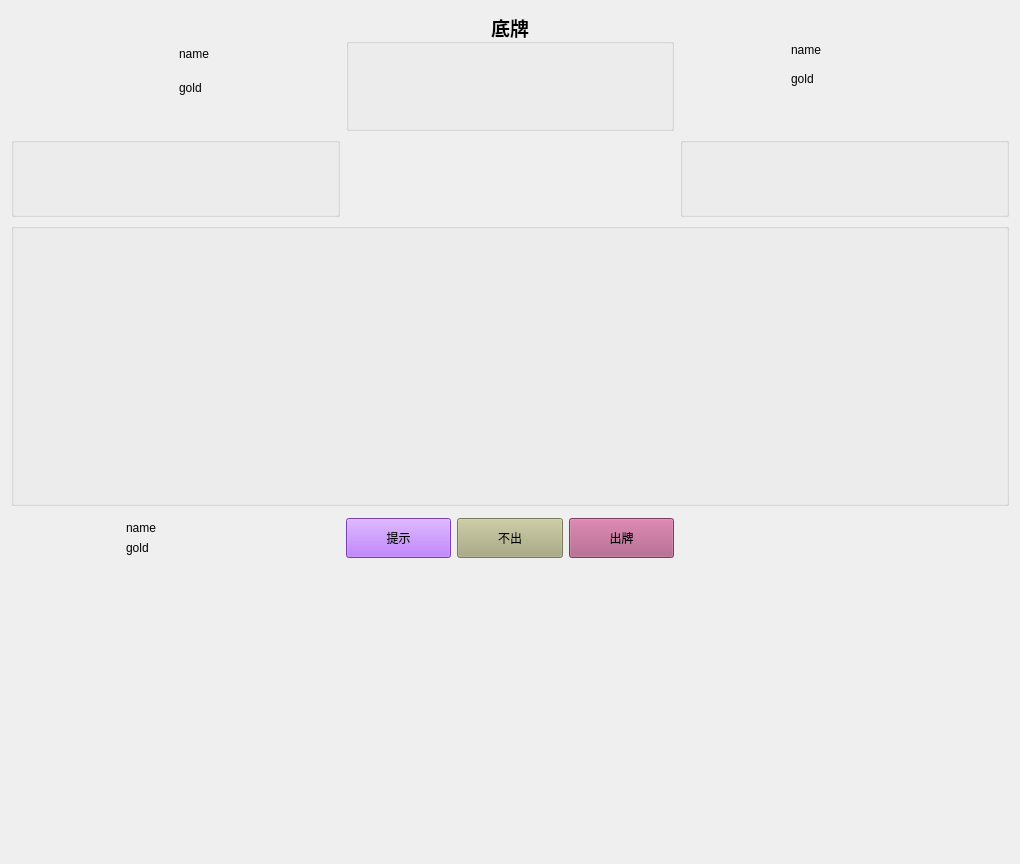
<?xml version="1.0" encoding="UTF-8"?>
<ui version="4.0">
 <class>LandlordUI</class>
 <widget class="QWidget" name="LandlordUI">
  <property name="geometry">
   <rect>
    <x>0</x>
    <y>0</y>
    <width>1020</width>
    <height>864</height>
   </rect>
  </property>
  <property name="windowTitle">
   <string>Form</string>
  </property>
  <property name="styleSheet">
   <string notr="true">#LandlordUI {
border-image: url(:/img/landlord/beijing.png);
}</string>
  </property>
  <layout class="QGridLayout" name="gridLayout_6">
   <item row="0" column="0">
    <widget class="QWidget" name="horizontalWidget_2" native="true">
     <property name="maximumSize">
      <size>
       <width>16777215</width>
       <height>80</height>
      </size>
     </property>
     <property name="styleSheet">
      <string notr="true"/>
     </property>
     <layout class="QGridLayout" name="gridLayout">
      <item row="0" column="0" rowspan="2">
       <widget class="QLabel" name="label_head_2">
        <property name="styleSheet">
         <string notr="true"/>
        </property>
        <property name="text">
         <string/>
        </property>
        <property name="pixmap">
         <pixmap resource="../../src/element.qrc">:/img/poker_b/b_bigtag_4.png</pixmap>
        </property>
        <property name="scaledContents">
         <bool>true</bool>
        </property>
       </widget>
      </item>
      <item row="0" column="1">
       <widget class="QLabel" name="label_name_2">
        <property name="minimumSize">
         <size>
          <width>80</width>
          <height>0</height>
         </size>
        </property>
        <property name="text">
         <string>name</string>
        </property>
       </widget>
      </item>
      <item row="1" column="1">
       <widget class="QLabel" name="label_gold_2">
        <property name="text">
         <string>gold</string>
        </property>
       </widget>
      </item>
     </layout>
    </widget>
   </item>
   <item row="0" column="1">
    <widget class="QGroupBox" name="groupBox_bottom">
     <property name="minimumSize">
      <size>
       <width>0</width>
       <height>120</height>
      </size>
     </property>
     <property name="font">
      <font>
       <family>Source Code Pro</family>
       <pointsize>14</pointsize>
       <weight>75</weight>
       <bold>true</bold>
      </font>
     </property>
     <property name="title">
      <string>底牌</string>
     </property>
     <property name="alignment">
      <set>Qt::AlignCenter</set>
     </property>
     <layout class="QGridLayout" name="gridLayout_3">
      <item row="0" column="0">
       <widget class="UIHandCard" name="handCards_bottom" native="true"/>
      </item>
     </layout>
    </widget>
   </item>
   <item row="0" column="2">
    <widget class="QWidget" name="horizontalWidget_3" native="true">
     <property name="maximumSize">
      <size>
       <width>16777215</width>
       <height>80</height>
      </size>
     </property>
     <property name="styleSheet">
      <string notr="true"/>
     </property>
     <widget class="QLabel" name="label_head_3">
      <property name="geometry">
       <rect>
        <x>9</x>
        <y>9</y>
        <width>81</width>
        <height>71</height>
       </rect>
      </property>
      <property name="styleSheet">
       <string notr="true"/>
      </property>
      <property name="text">
       <string/>
      </property>
      <property name="pixmap">
       <pixmap resource="../../src/element.qrc">:/img/poker_b/b_bigtag_4.png</pixmap>
      </property>
      <property name="scaledContents">
       <bool>true</bool>
      </property>
     </widget>
     <widget class="QLabel" name="label_name_3">
      <property name="geometry">
       <rect>
        <x>111</x>
        <y>11</y>
        <width>80</width>
        <height>16</height>
       </rect>
      </property>
      <property name="minimumSize">
       <size>
        <width>80</width>
        <height>0</height>
       </size>
      </property>
      <property name="text">
       <string>name</string>
      </property>
     </widget>
     <widget class="QLabel" name="label_gold_3">
      <property name="geometry">
       <rect>
        <x>111</x>
        <y>40</y>
        <width>24</width>
        <height>16</height>
       </rect>
      </property>
      <property name="text">
       <string>gold</string>
      </property>
     </widget>
    </widget>
   </item>
   <item row="1" column="0">
    <widget class="QGroupBox" name="groupBox_player3">
     <property name="minimumSize">
      <size>
       <width>0</width>
       <height>30</height>
      </size>
     </property>
     <property name="maximumSize">
      <size>
       <width>450</width>
       <height>80</height>
      </size>
     </property>
     <property name="styleSheet">
      <string notr="true"/>
     </property>
     <property name="title">
      <string/>
     </property>
     <layout class="QGridLayout" name="gridLayout_5">
      <item row="0" column="0">
       <widget class="UIHandCard" name="handCards_player3" native="true"/>
      </item>
     </layout>
    </widget>
   </item>
   <item row="1" column="2">
    <widget class="QGroupBox" name="groupBox_player2">
     <property name="minimumSize">
      <size>
       <width>0</width>
       <height>30</height>
      </size>
     </property>
     <property name="maximumSize">
      <size>
       <width>450</width>
       <height>80</height>
      </size>
     </property>
     <property name="styleSheet">
      <string notr="true"/>
     </property>
     <property name="title">
      <string/>
     </property>
     <layout class="QGridLayout" name="gridLayout_4">
      <item row="0" column="0">
       <widget class="UIHandCard" name="handCards_player2" native="true"/>
      </item>
     </layout>
    </widget>
   </item>
   <item row="3" column="0">
    <widget class="QWidget" name="horizontalWidget" native="true">
     <property name="styleSheet">
      <string notr="true"/>
     </property>
     <layout class="QHBoxLayout" name="horizontalLayout">
      <item>
       <widget class="QLabel" name="label_head">
        <property name="maximumSize">
         <size>
          <width>100</width>
          <height>120</height>
         </size>
        </property>
        <property name="text">
         <string/>
        </property>
        <property name="pixmap">
         <pixmap resource="../../src/element.qrc">:/img/wang.jpg</pixmap>
        </property>
        <property name="scaledContents">
         <bool>true</bool>
        </property>
       </widget>
      </item>
      <item>
       <layout class="QVBoxLayout" name="verticalLayout">
        <item>
         <widget class="QLabel" name="label_name">
          <property name="minimumSize">
           <size>
            <width>80</width>
            <height>0</height>
           </size>
          </property>
          <property name="text">
           <string>name</string>
          </property>
          <property name="wordWrap">
           <bool>true</bool>
          </property>
         </widget>
        </item>
        <item>
         <widget class="QLabel" name="label_gold">
          <property name="text">
           <string>gold</string>
          </property>
          <property name="wordWrap">
           <bool>true</bool>
          </property>
         </widget>
        </item>
       </layout>
      </item>
     </layout>
    </widget>
   </item>
   <item row="3" column="1">
    <layout class="QHBoxLayout" name="horizontalLayout_4">
     <item>
      <widget class="QPushButton" name="pushButton_Hint">
       <property name="minimumSize">
        <size>
         <width>0</width>
         <height>40</height>
        </size>
       </property>
       <property name="styleSheet">
        <string notr="true">background-color: rgb(170, 85, 255);</string>
       </property>
       <property name="text">
        <string>提示</string>
       </property>
      </widget>
     </item>
     <item>
      <widget class="QPushButton" name="pushButton_NoOut">
       <property name="minimumSize">
        <size>
         <width>0</width>
         <height>40</height>
        </size>
       </property>
       <property name="styleSheet">
        <string notr="true">background-color: rgb(170, 170, 127);</string>
       </property>
       <property name="text">
        <string>不出</string>
       </property>
      </widget>
     </item>
     <item>
      <widget class="QPushButton" name="pushButton_Out">
       <property name="minimumSize">
        <size>
         <width>0</width>
         <height>40</height>
        </size>
       </property>
       <property name="styleSheet">
        <string notr="true">background-color: rgb(170, 85, 127);</string>
       </property>
       <property name="text">
        <string>出牌</string>
       </property>
      </widget>
     </item>
    </layout>
   </item>
   <item row="4" column="0" colspan="3">
    <widget class="UIHandCard" name="handCards" native="true"/>
   </item>
   <item row="2" column="0" colspan="3">
    <widget class="QGroupBox" name="groupBox_out">
     <property name="minimumSize">
      <size>
       <width>0</width>
       <height>120</height>
      </size>
     </property>
     <property name="styleSheet">
      <string notr="true"/>
     </property>
     <property name="title">
      <string/>
     </property>
     <property name="alignment">
      <set>Qt::AlignCenter</set>
     </property>
     <layout class="QGridLayout" name="gridLayout_2">
      <item row="0" column="0">
       <widget class="UIHandCard" name="handCards_out" native="true"/>
      </item>
     </layout>
    </widget>
   </item>
  </layout>
 </widget>
 <customwidgets>
  <customwidget>
   <class>UIHandCard</class>
   <extends>QWidget</extends>
   <header location="global">base/baseui/uihandcard.h</header>
   <container>1</container>
  </customwidget>
 </customwidgets>
 <resources>
  <include location="../../src/element.qrc"/>
 </resources>
 <connections/>
</ui>
